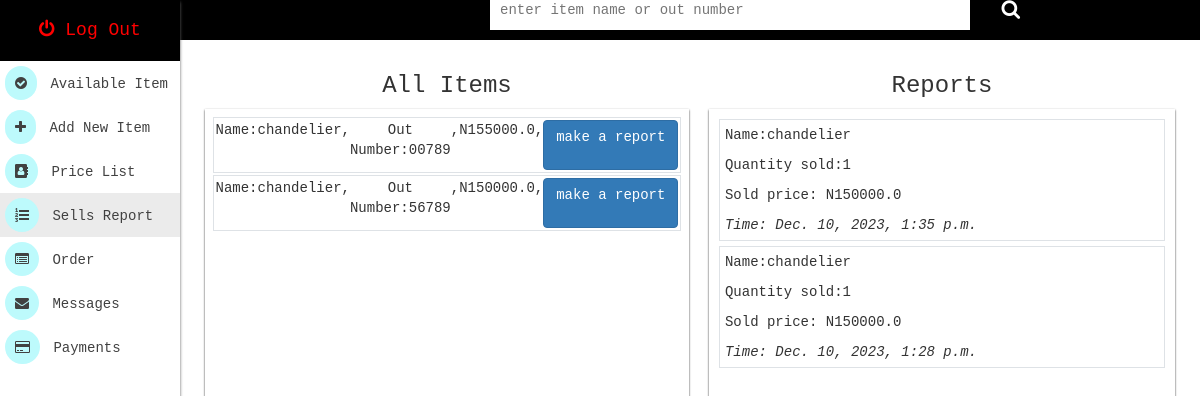
Screenshot of /sells/ with the database file from the repository.
### App/models.py (models this page shows, shortened)
class Items(models.Model):
    item_name = models.CharField(max_length=100)
    out_number = models.CharField(max_length=100)
    catigory = models.CharField(max_length=100, null=True)
    price = models.FloatField(default=0.0)
    old_price = models.FloatField(default=0.0)
    color = models.CharField(max_length=100, null=True)
    picture = models.ImageField(upload_to='picture')
    total_quantity = models.PositiveIntegerField(default=0)
    available = models.BooleanField(default=True)
    add_to_store = models.BooleanField(default=True)

class SellReports(models.Model):
    item_name = models.CharField(max_length=150)
    item_price = models.FloatField(default=0.0)
    item_quantity = models.PositiveIntegerField(default=0)
    sell_time = models.DateTimeField(auto_now=True)

### App/views.py (the view)
# urls.py: path('sells/', views.Sells, name='sells'),
def Sells(request):
    item = Items.objects.all().order_by('-id')
    report = SellReports.objects.all().order_by('-id')
    context = {
        'item':item,
        'report':report,
    }
    return render(request, 'sells.html', context)

### template/sells.html
{% extends 'links.html' %}
{% load static %}
{% block content %}
<body>
    <div>
        {% include 'base2.html' %}
        <div class="site-bg">
          {% include 'search.html' %}
            <div class="col-md-12 board">
                <div class="board_con">
                    <h3>All Items</h3>
                    <div class="board_ro">
                      {% for item in item %}
                      <div class="border m-1" style="display: flex; padding: 2px;">
                          <p>Name:{{item.item_name}}</p>,
                          <p>Out Number:{{item.out_number}}</p>,
                          <p>N{{item.price}}</p>,
                          <a href="{% url 'report' item.id %}" class="btn btn-primary">make a report</a>
                      </div>
                      {% endfor %}
                    </div>
                </div>
                <div class="board_con">
                    <h3>Reports</h3>
                    <div class="board_ro text-left">
                      {% for item in report %}
                        <div class="border p-2 m-2">
                            <p>Name:{{item.item_name}}</p>
                            <p>Quantity sold:{{item.item_quantity}}</p>
                            <p>Sold price: N{{item.item_price}}</p>
                            <i>Time: {{item.sell_time}}</i>
                        </div>
                        {% endfor %}
                    </div>
                </div>
            </div>
        </div>
    </div>
</body>
{% endblock %}

### static/css.css (style rules this page uses)
* { margin: 0; padding: 0; box-sizing: border-box; font-family: 'Courier New', Courier, monospace; }
.site-bg { position: relative; width: 85%; left: 15%; top: 53px; }

### template/links.html (style rules this page uses)
.board { display: flex; height: 90vh; justify-content: space-between; }
.board_con { width: 100%; justify-content: space-between; text-align: center; }
.board_ro { box-shadow: 0px 1px 2px; margin: 10px 10px; padding: 5px; height: 90vh; overflow-y: scroll; }

### rows the page displays
Items: item_name "chandelier", out_number "00789", price "155000.0"
Items: item_name "chandelier", out_number "56789", price "150000.0"
SellReports: item_name "chandelier", item_quantity "1", item_price "150000.0", sell_time "Dec. 10, 2023, 1:35 p.m."
SellReports: item_name "chandelier", item_quantity "1", item_price "150000.0", sell_time "Dec. 10, 2023, 1:28 p.m."
